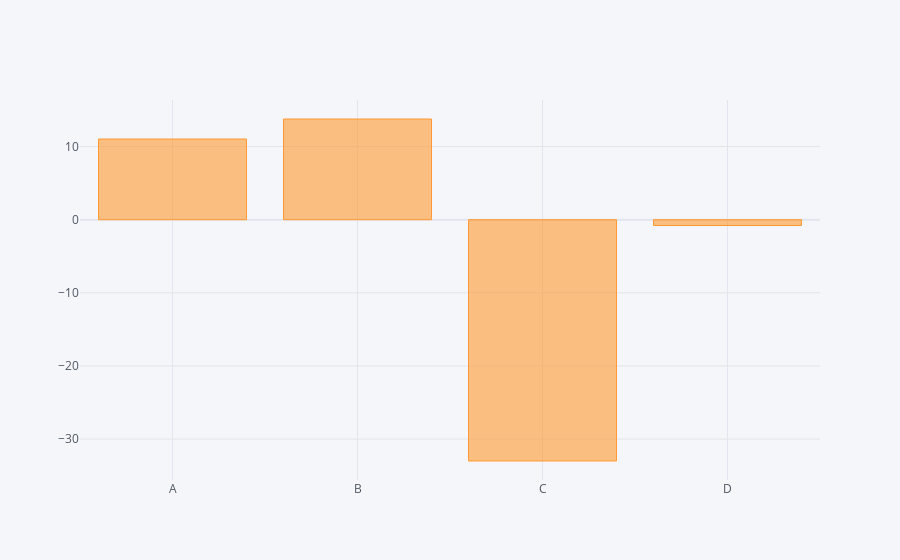

The cell this chart's notebook holds for it:
### Code cell
df.sum().iplot(kind='bar')

### Figure 1 — Plotly figure (JSON) as saved in the notebook; plotly's stock layout.template omitted (floating-point values rounded to 4 significant figures)
{"data": [{"marker": {"color": "rgba(255, 153, 51, 0.6)", "line": {"color": "rgba(255, 153, 51, 1.0)", "width": 1}}, "name": "None", "orientation": "v", "text": "", "type": "bar", "x": ["A", "B", "C", "D"], "y": [11.03, 13.77, -33.0, -0.7984]}], "layout": {"legend": {"bgcolor": "#F5F6F9", "font": {"color": "#4D5663"}}, "paper_bgcolor": "#F5F6F9", "plot_bgcolor": "#F5F6F9", "title": {"font": {"color": "#4D5663"}}, "xaxis": {"gridcolor": "#E1E5ED", "showgrid": true, "tickfont": {"color": "#4D5663"}, "title": {"font": {"color": "#4D5663"}, "text": ""}, "zerolinecolor": "#E1E5ED"}, "yaxis": {"gridcolor": "#E1E5ED", "showgrid": true, "tickfont": {"color": "#4D5663"}, "title": {"font": {"color": "#4D5663"}, "text": ""}, "zerolinecolor": "#E1E5ED"}}}
